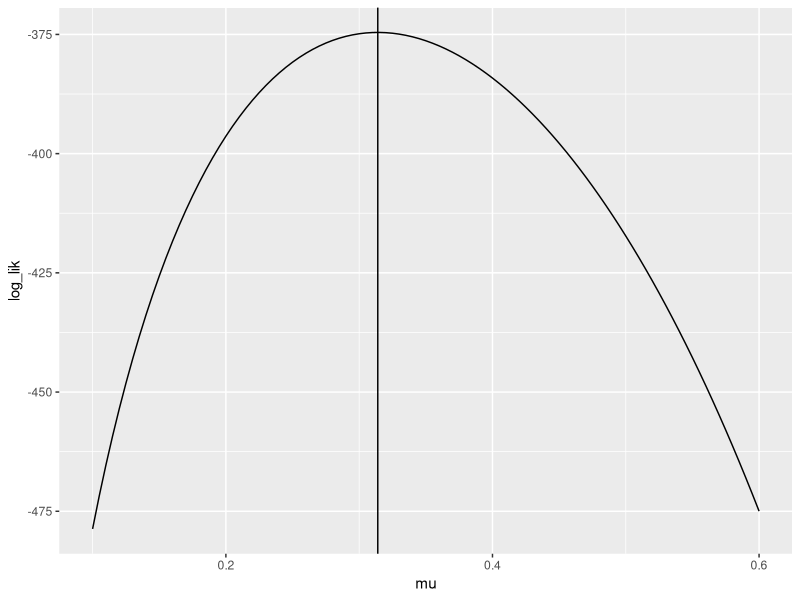
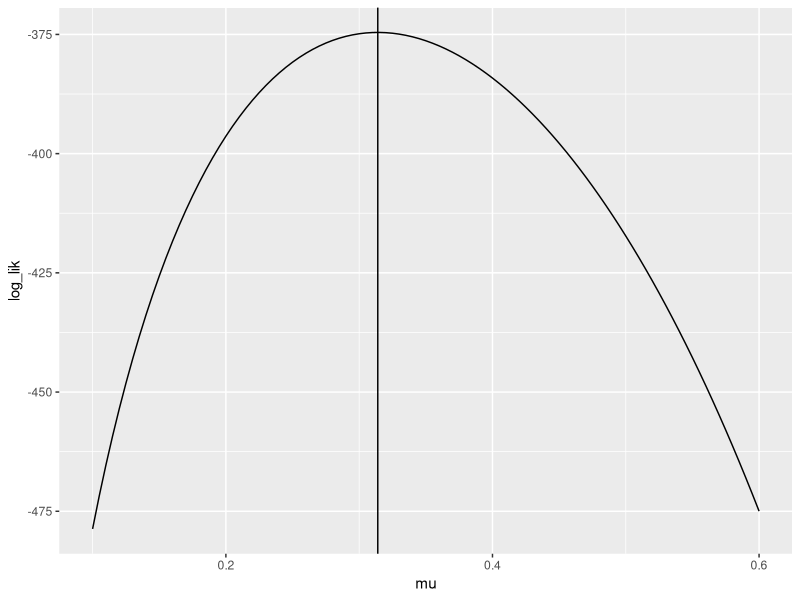
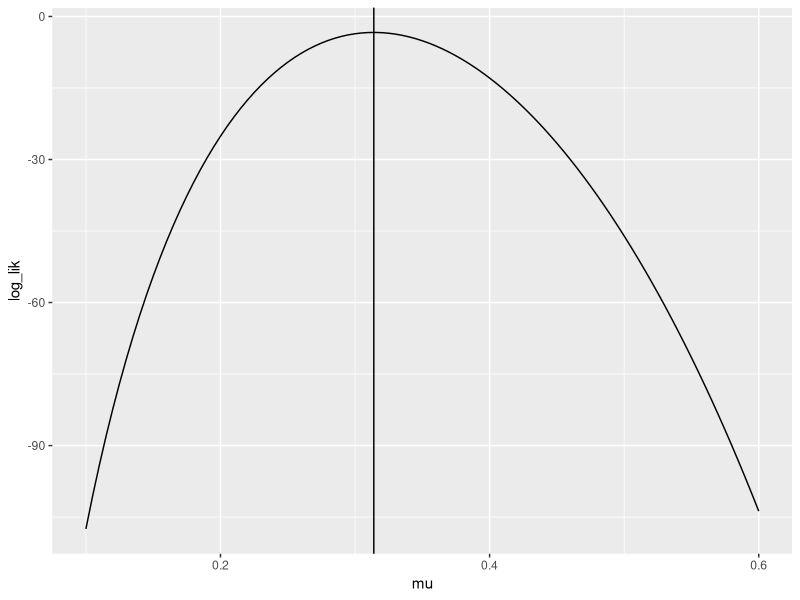
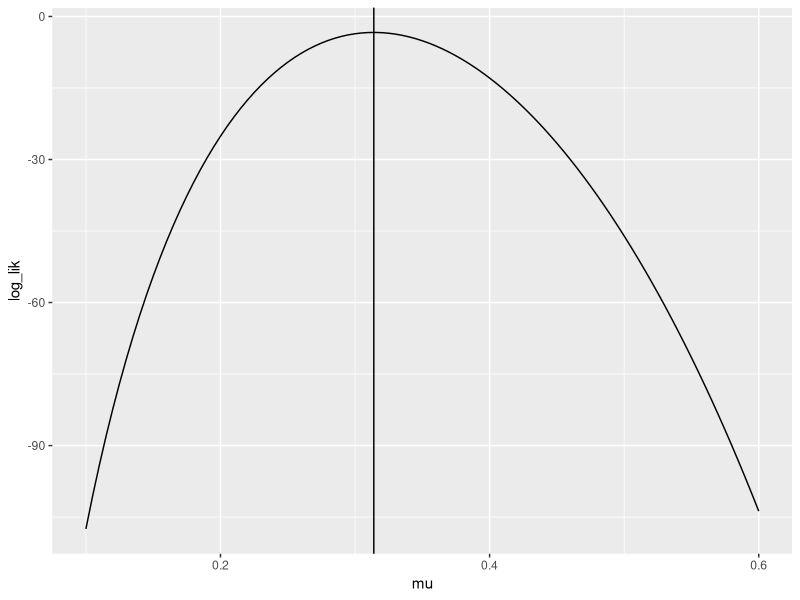

Recreate these plots in R, in order. (Note: this script raises an error after producing the figures.)
## ---- chunk 1
knitr::opts_chunk$set(echo = TRUE)
## ---- chunk 2
library(dplyr)
library(ggplot2)
## ---- chunk 3
player_hits <- 189
player_atbats <- 602
## ---- chunk 4
player_mle <- player_hits / player_atbats
## ---- chunk 5
tibble::tibble(
  mu = seq(0.1, 0.6, length.out = 101)
) %>% 
  mutate(log_lik = log(mu ^ player_hits * (1 - mu) ^ (player_atbats - player_hits))) %>%
  ggplot(mapping = aes(x = mu, y = log_lik)) + 
  geom_line() + 
  geom_vline(mapping = aes(), xintercept = player_mle)
  
 
## ---- chunk 6
my_example_function <- function(input_1, input_2)
{
  ### PERFORM ACTIONS
  
  ### return objects with return()
  
}
## ---- chunk 7
my_example_function(1, 2)

my_example_function(input_1 = 1, input_2 = 2)
## ---- chunk 8
### set the input arguments !!!
log_binom_pmf_unnorm <- function(events, trials, prob)
{
  # assign log_lik
  log_lik = log(prob ^ events * (1 - prob) ^ (trials - events))
  # return log_lik
  return (log_lik)
}
## ---- chunk 9
tibble::tibble(
  mu = seq(0.1, 0.6, length.out = 101)
) %>% 
  mutate(log_lik = log_binom_pmf_unnorm(events =player_hits, 
                                        trials = player_atbats, 
                                        prob = mu)) %>%
  ggplot(mapping = aes(x = mu, y = log_lik)) + 
  geom_line() + 
  geom_vline(xintercept = player_mle)
## ---- chunk 10
### set the input arguments!
log_binom_pmf <- function(events, trials, prob)
{
  log_lik = log(choose(trials, events) * prob ^ events * (1 - prob) ^ (trials - events))
  
  return (log_lik)
  
}
## ---- chunk 11
tibble::tibble(
  mu = seq(0.1, 0.6, length.out = 101)
) %>% 
  mutate(log_lik = log_binom_pmf(events =player_hits, 
                                        trials = player_atbats, 
                                        prob = mu)) %>%
  ggplot(mapping = aes(x = mu, y = log_lik)) + 
  geom_line() + 
  geom_vline(xintercept = player_mle)
## ---- chunk 12
exp(log_binom_pmf(events = 189, trials = 602, prob = 0.3))
### your code here
## ---- chunk 13
dbinom(x = player_hits, size = player_atbats, prob = 0.3, log = FALSE)
## ---- chunk 14
tibble::tibble(
  mu = seq(0.1, 0.6, length.out = 101)
) %>% 
  mutate(log_lik = dbinom(x = player_hits, 
                          size = player_atbats, 
                          prob = mu, 
                          log = TRUE)) %>%
  ggplot(mapping = aes(x = mu, y = log_lik)) + 
  geom_line() + 
  geom_vline(mapping = aes(), xintercept = 0.3139535)
## ---- chunk 15
coin_probs <- dbinom(x = 0:5, size = 11, prob = 0.25)

# print to screen
coin_probs
# length?
length(coin_probs)
## ---- chunk 16
sum(coin_probs)
## ---- chunk 17
pbinom(q = 5, size = 11, prob = 0.25)
## ---- chunk 18
pbinom(q = 195, size = 602, prob = 0.3) - pbinom(q = 174, size = 602, prob = 0.3)
pbinom(q = 205, size = 602, prob = 0.3) - pbinom(q = 164, size = 602, prob = 0.3)
## ---- chunk 19
a_prior <- 41.76
b_prior <- 108.32
start_hits <- 6
start_atbats <- 30
## ---- chunk 20
start_mle = start_hits / start_atbats
## ---- chunk 21
prior_mean = a_prior / (a_prior + b_prior)
## ---- chunk 22
prior_atbats = a_prior 
## ---- chunk 23
qbeta(p = 0.05, shape1 = a_prior, shape2 = b_prior)
qbeta(p = 0.95, shape1 = a_prior, shape2 = b_prior)

## ---- chunk 24
a_post_start <- start_hits + a_prior
b_post_start <- start_atbats + b_prior

a_post_player <- player_hits + a_prior
b_post_player <- player_atbats + b_prior
## ---- chunk 25
post_mean_start <- a_post_start / (a_post_start + b_post_start)
post_mean_player <- a_post_player / (a_post_player + b_post_player)

post_mean_start
post_mean_player

## ---- chunk 26
qbeta(p = 0.05, shape1 = a_post_start, shape2 = b_post_start)
qbeta(p = 0.95, shape1 = a_post_start, shape2 = b_post_start)

qbeta(p = 0.05, shape1 = a_post_player, shape2 = b_post_player)
qbeta(p = 0.95, shape1 = a_post_player, shape2 = b_post_player)
## ---- chunk 27
pbeta(q = 1, shape1 = a_post_player, shape2 = b_post_player) - pbeta(q = 0.3, shape1 = a_post_player, shape2 = b_post_player) 
## ---- chunk 28
N <- 21
v <- 4.2
## ---- chunk 29
tibble::tibble(
  sigma = seq(0.5, 4.5, length.out = 101)
) %>% 
  mutate(log_post = log_post_sigma_unnorm(sigma, N, v, 0.75)) %>%
  ggplot(mapping = aes(x = sigma, y = log_post)) +
  geom_line()
